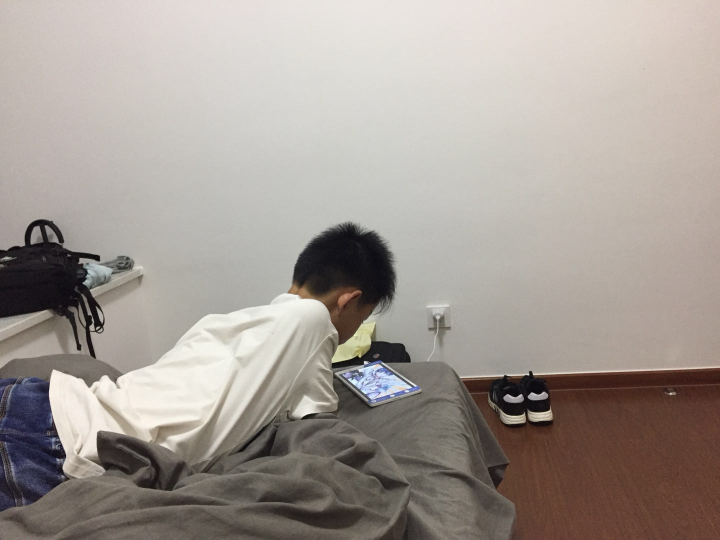
#> input picture darknet/Testdata/brother.jpg, 1440 x 1080 px (shown at 1/2 size)
$ python -i rotate_brighten.py   (imports and definitions only)
#> lines starting #> are read from the running program, lines starting #| are printed output that depends on the picture
import os
from PIL import Image, ImageEnhance
import xml.dom.minidom
from random import uniform
from shutil import copy2

# [15 lines left out: function scan_files, not called in this run]

def rotate(xml_name):
#> called with xml_name = 'Testdata/brother.jpg'
    jpg_name_pre = os.path.splitext(xml_name)[0]
    jpg = Image.open(jpg_name_pre + ".jpg")
#> jpg is the input picture: PIL image 1440x1080 RGB; mean R, G, B 163.1, 154.9, 148.6
    jpg.rotate(90).save(jpg_name_pre + "_r90.jpg")
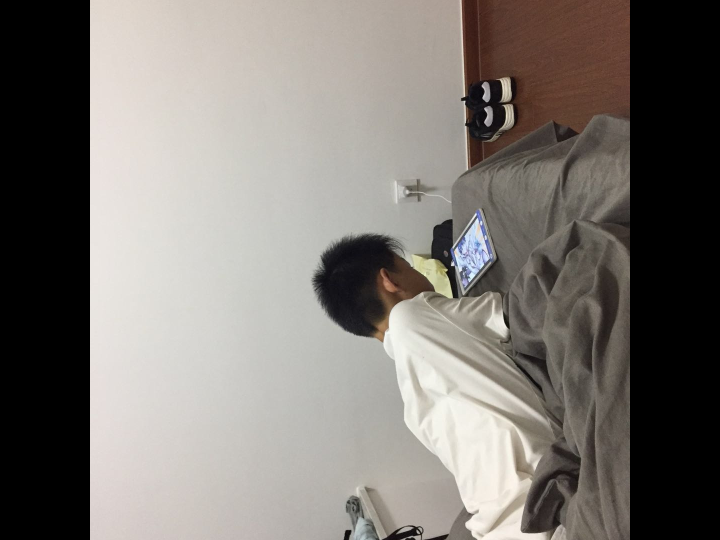
#> saved as brother_r90.jpg: PIL image 1440x1080 RGB (shown at 1/2 size); mean R, G, B 125.6, 120.8, 115.8
    jpg.rotate(180).save(jpg_name_pre + "_r180.jpg")
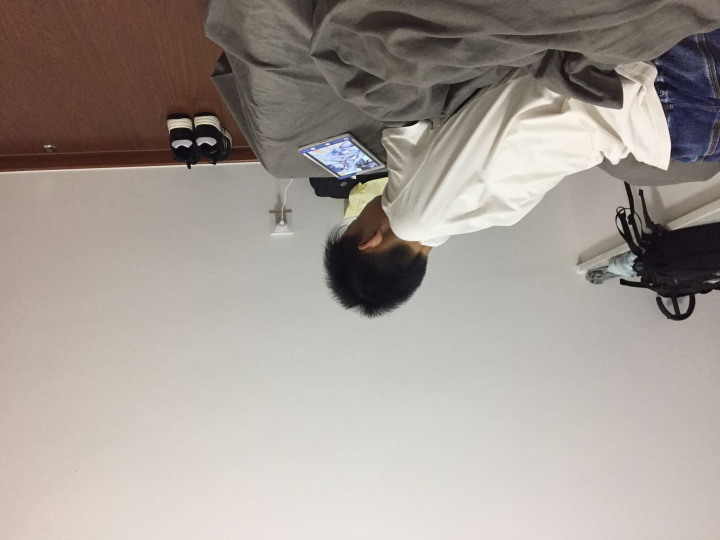
#> saved as brother_r180.jpg: PIL image 1440x1080 RGB (shown at 1/2 size); mean R, G, B 163.1, 154.9, 148.6
    jpg.rotate(270).save(jpg_name_pre + "_r270.jpg")
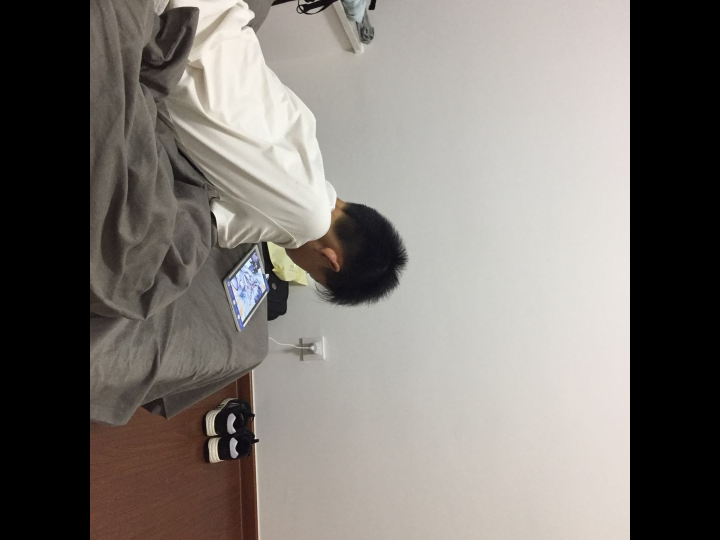
#> saved as brother_r270.jpg: PIL image 1440x1080 RGB (shown at 1/2 size); mean R, G, B 125.6, 120.8, 115.8
    jpg.close()

# [98 lines left out: functions gen_xml, brighten, main, not called in this run]

# [4 lines not run here, left out]

>>> result = rotate('Testdata/brother.jpg')

$ run again, on darknet/Testdata/office.jpg
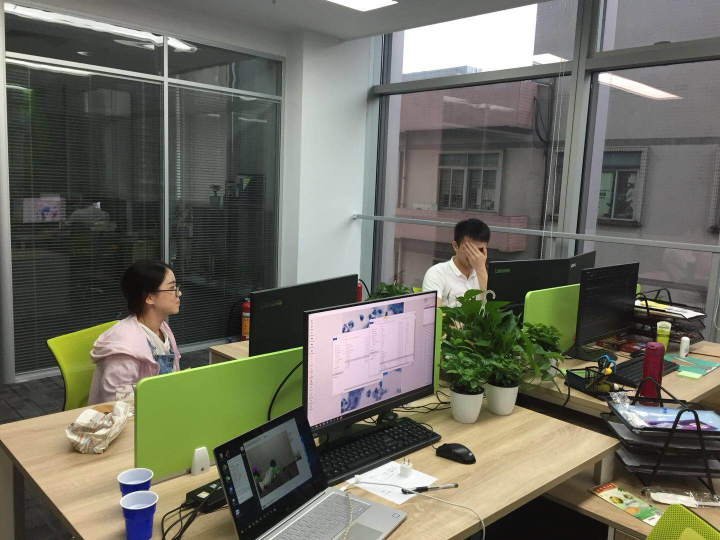
#> input picture darknet/Testdata/office.jpg, 1440 x 1080 px (shown at 1/2 size)
#> in rotate, jpg is the input picture: PIL image 1440x1080 RGB; mean R, G, B 109.7, 109.2, 97.3
#> in rotate, `jpg.rotate(180).save(jpg_name_pre + "_r180.jpg")`:
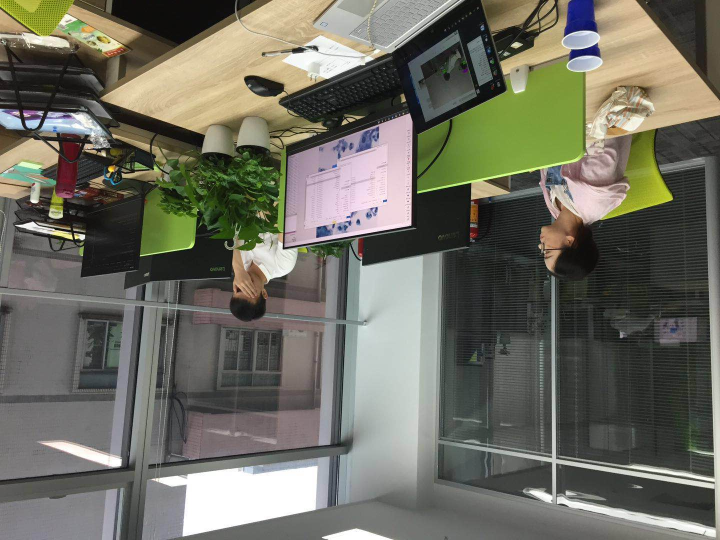
#> saved as office_r180.jpg: PIL image 1440x1080 RGB (shown at 1/2 size); mean R, G, B 109.7, 109.2, 97.3
#> in rotate, `jpg.rotate(270).save(jpg_name_pre + "_r270.jpg")`:
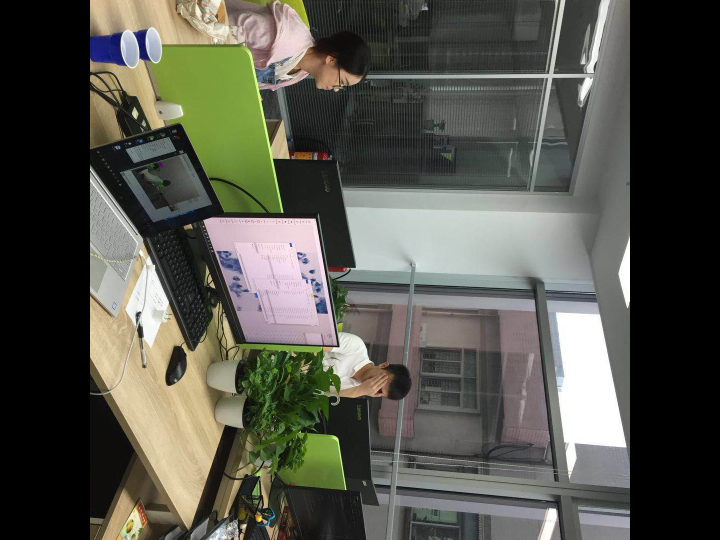
#> saved as office_r270.jpg: PIL image 1440x1080 RGB (shown at 1/2 size); mean R, G, B 84.6, 84.7, 75.7
